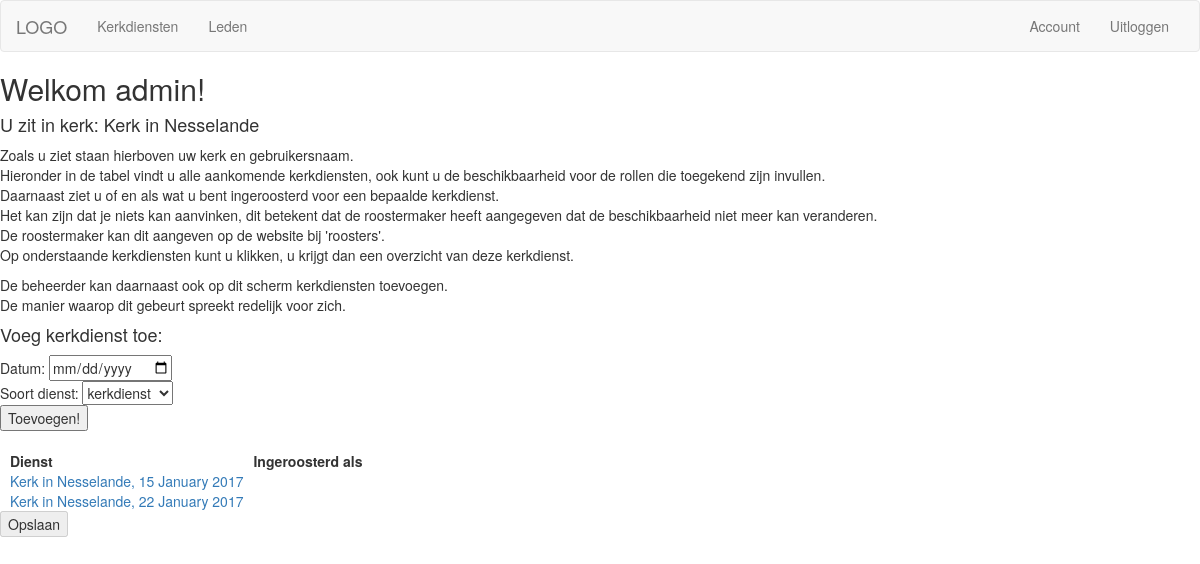
Before: /kerkdiensten/ (signed in) with the older database file.
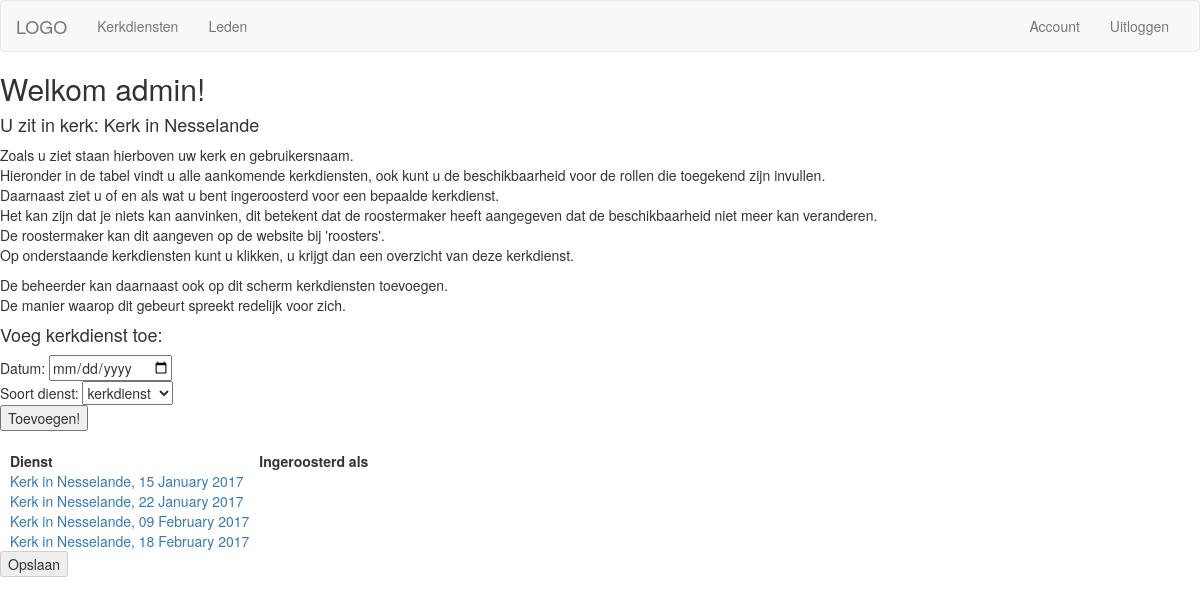
After: the same page with the newer database file.
### kerkdiensten/models.py (models this page shows, shortened)
class Rollen(models.Model):
    rollen = models.CharField(max_length=256)
    rol_id = models.CharField(max_length=64)
    beschikbaarheid = models.BooleanField(default=False)
    class Meta:
        verbose_name_plural = 'rollen'

class Kerkdiensten(models.Model):
    kerk = models.ForeignKey('Kerken', default=None)
    start_time = models.DateField()
    soort_dienst = models.ForeignKey('DienstSoorten', default='kerkdienst')
    beschikbaar = models.ManyToManyField('UserRoll', default=None, blank=True, related_name='kerkdienst_beschikbaar')
    beschikbaarheid_open = models.BooleanField(default=True)
    ingeroosterd = models.ManyToManyField('UserRoll', default=None, blank=True, related_name='kerkdienst_ingeroosterd')
    def __str__(self):
        return self.kerk.kerk_naam + ', ' + self.start_time.strftime('%d %B %Y')
    class Meta:
        verbose_name_plural = 'kerkdiensten'

class Kerken(models.Model):
    kerk_naam = models.CharField(max_length=256)
    kerk_soort = models.CharField(max_length=256)
    class Meta:
        verbose_name_plural = 'kerken'

### kerkdiensten/views.py (the view, shortened to what this page needs)
@login_required
def index(request):
    dienstsoorten  = DienstSoorten.objects.all()
    try:
      kerk = User_details.objects.get(user=request.user)
      kerk_diensten = Kerkdiensten.objects.all().filter(kerk=kerk.kerk)
      user_details = get_object_or_404(User_details, user=request.user)
    except User_details.DoesNotExist:
        kerken = Kerken.objects.all()
        return render(request, 'kerkdiensten/kerkdiensten.html', {'kerk_keuze': kerken})
    if user_details.kerk == None:
        kerken = Kerken.objects.all()
        return render(request, 'kerkdiensten/kerkdiensten.html', {'kerk_keuze': kerken})
    rollen_lijst = []
    for rolz in user_details.rollen_v2.all().filter(beschikbaarheid=True):
        rollen_lijst.append(rolz)
    beschikbaarheid_lijst = []
    for dienst in kerk_diensten:
        beschikbaarheid = dienst.beschikbaar.all()
        for beschikte in beschikbaarheid:
            if beschikte.user == request.user:
                beschikbaarheid_lijst.append((dienst.pk, beschikte.rol.rollen))
    beschikbaarheid_lijst = []
    ingeroosterdDict = {}
    for dienst in kerk_diensten:
        ingeroosterd = dienst.ingeroosterd.all()
        ingeroosterdDict[dienst] = []
        for ingeroosterde in ingeroosterd:
            if ingeroosterde.user == request.user:
                ingeroosterdDict[dienst].append(ingeroosterde)
        beschikbaarheid = dienst.beschikbaar.all()
        for beschikte in beschikbaarheid:
            if beschikte.user == request.user:
                    beschikbaarheid_lijst.append((dienst.pk, beschikte.rol.rollen))
    return render(request, 'kerkdiensten/kerkdiensten.html', {'kerk': kerk, 'kerk_diensten': kerk_diensten, 'rollen_lijst': rollen_lijst, 'beschikbaar': beschikbaarheid_lijst, 'user_details':user_details, 'ingeroosterdDict':ingeroosterdDict, 'dienstsoorten':dienstsoorten})

### kerkdiensten/models.py (called while the page is built)
    def __str__(self):
        return self.naam

### kerkdiensten/templatetags/gen_iter.py (called while the page is built)
@register.filter(name='dictkey')
def keyvalue(dict, key):
    return dict[key]

@register.filter(name='alleRollen')
def alleRollen(user):
    userDetails = get_object_or_404(User_details, user=user)
    return userDetails.rollen_v2.all()

### kerkdiensten/templates/kerkdiensten/kerkdiensten.html (shortened to what this page needs)
{% extends 'kerkdiensten/base_kerkdiensten.html' %}
{% load gen_iter %}
{% block body %}
<h2>Welkom {{ user.username }}!</h2>
{% if kerk %}
<h4>U zit in kerk: {{ kerk.kerk.kerk_naam }}</h4>
{% endif %}
<p>
    Zoals u ziet staan hierboven uw kerk en gebruikersnaam.<br />
    Hieronder in de tabel vindt u alle aankomende kerkdiensten, ook kunt u de beschikbaarheid voor de rollen die toegekend zijn invullen.<br />
    Daarnaast ziet u of en als wat u bent ingeroosterd voor een bepaalde kerkdienst.<br />
    Het kan zijn dat je niets kan aanvinken, dit betekent dat de roostermaker heeft aangegeven dat de beschikbaarheid niet meer kan veranderen.<br />
    De roostermaker kan dit aangeven op de website bij 'roosters'.<br />
    Op onderstaande kerkdiensten kunt u klikken, u krijgt dan een overzicht van deze kerkdienst.<br />
</p>
<p>
    De beheerder kan daarnaast ook op dit scherm kerkdiensten toevoegen.<br />
    De manier waarop dit gebeurt spreekt redelijk voor zich.
</p>
{% for rolxy in user_details.rollen_v2.all %}
{% if rolxy.rollen == 'Beheerder' %}
<h4>Voeg kerkdienst toe:</h4>
<form action="{% url 'kerkdiensten:add_kerkdienst' %}" method="post">
    Datum:
    <input type="date" name="datum"><br />
    Soort dienst:
    <select name="dienstsoort">
        {% for dienstsoort in dienstsoorten %}
        <option value="{{ dienstsoort.pk }}">{{ dienstsoort }}</option>
        {% endfor %}
    </select><br />
    <input type="submit" value="Toevoegen!">
</form>
{% endif %}
{% endfor %}
<br />
<form action="{% url 'kerkdiensten:index' %}" method="post">
    <fieldset {% if not kerk_diensten.0.beschikbaarheid_open %} disabled {% endif%}>
    <table>
        <tr>
            <th style="padding-left:10px;">Dienst</th>
            <th style="padding-left:10px;">Ingeroosterd als</th>
        </tr>
        {% for dienst in kerk_diensten %}
        <tr>
            <td style="padding-left:10px;"><a href="{% url 'kerkdiensten:dienst' dienst.pk %}">{{ dienst }}</td>
            <td style="padding-left:10px;">{% for ingeroosterde in ingeroosterdDict|dictkey:dienst %}{{ingeroosterde.rol}}{% if not ingeroosterde.instrument == None %}:{{ ingeroosterde.instrument }}{% endif %}{% endfor %}</td>
        </tr>
        {% endfor %}
    </table>
    <input type="submit" value="Opslaan">
     </fieldset>
</form>
<br />
{% endblock body %}

### kerkdiensten/templates/kerkdiensten/base_kerkdiensten.html (shortened to what this page needs)
{% extends 'base.html' %}
{% load gen_iter %}
{% block navitems %}
<div class="collapse navbar-collapse">
    <ul class="nav navbar-nav">
        <li><a href="{% url 'kerkdiensten:index' %}">Kerkdiensten</a></li>
        {% for rollh in request.user|alleRollen %}
        {% if rollh.rollen == 'Beheerder' %}
        <li><a href="{% url 'kerkdiensten:leden' %}">Leden</a></li>
        {% endif %}
        {% endfor %}
    </ul>
    <ul class="nav navbar-nav navbar-right">
        <li><a href="{% url 'kerkdiensten:profile' %}">Account</a></li>
        <li><a href="{% url 'home:logout' %}">Uitloggen</a></li>
    </ul>
</div>
{% endblock navitems%}

Changed rows visible on the page:
added Kerkdiensten: kerk+start_time "Kerk in Nesselande, 09 February 2017"
added Kerkdiensten: kerk+start_time "Kerk in Nesselande, 18 February 2017"
